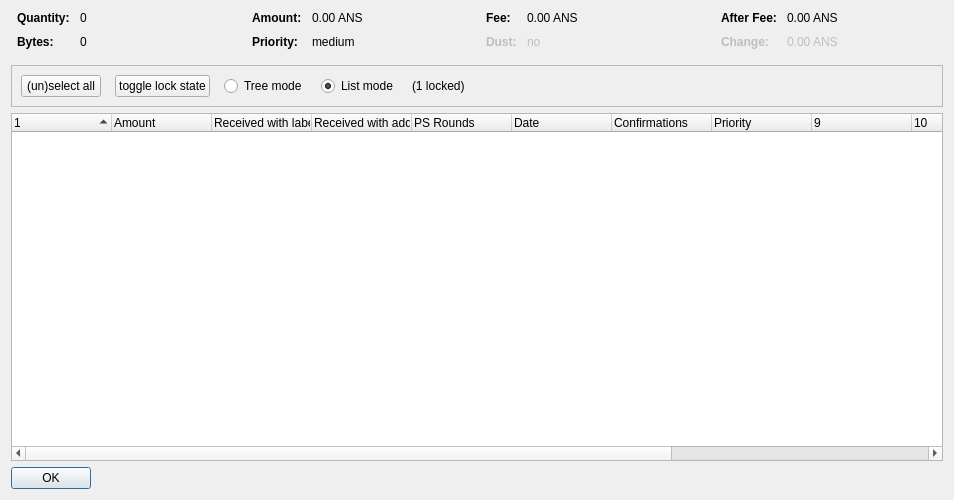
<?xml version="1.0" encoding="UTF-8"?>
<ui version="4.0">
 <class>CoinControlDialog</class>
 <widget class="QDialog" name="CoinControlDialog">
  <property name="geometry">
   <rect>
    <x>0</x>
    <y>0</y>
    <width>954</width>
    <height>500</height>
   </rect>
  </property>
  <property name="windowTitle">
   <string>Coin Selection</string>
  </property>
  <layout class="QVBoxLayout" name="verticalLayout">
   <item>
    <layout class="QHBoxLayout" name="horizontalLayoutTop" stretch="0,0,0,0">
     <property name="topMargin">
      <number>0</number>
     </property>
     <property name="bottomMargin">
      <number>10</number>
     </property>
     <item>
      <layout class="QFormLayout" name="formLayoutCoinControl1">
       <property name="horizontalSpacing">
        <number>10</number>
       </property>
       <property name="verticalSpacing">
        <number>10</number>
       </property>
       <property name="leftMargin">
        <number>6</number>
       </property>
       <property name="rightMargin">
        <number>6</number>
       </property>
       <item row="0" column="0">
        <widget class="QLabel" name="labelCoinControlQuantityText">
         <property name="font">
          <font>
           <weight>75</weight>
           <bold>true</bold>
          </font>
         </property>
         <property name="text">
          <string>Quantity:</string>
         </property>
        </widget>
       </item>
       <item row="0" column="1">
        <widget class="QLabel" name="labelCoinControlQuantity">
         <property name="cursor">
          <cursorShape>IBeamCursor</cursorShape>
         </property>
         <property name="contextMenuPolicy">
          <enum>Qt::ActionsContextMenu</enum>
         </property>
         <property name="text">
          <string notr="true">0</string>
         </property>
         <property name="textInteractionFlags">
          <set>Qt::LinksAccessibleByMouse|Qt::TextSelectableByKeyboard|Qt::TextSelectableByMouse</set>
         </property>
        </widget>
       </item>
       <item row="1" column="0">
        <widget class="QLabel" name="labelCoinControlBytesText">
         <property name="font">
          <font>
           <weight>75</weight>
           <bold>true</bold>
          </font>
         </property>
         <property name="text">
          <string>Bytes:</string>
         </property>
        </widget>
       </item>
       <item row="1" column="1">
        <widget class="QLabel" name="labelCoinControlBytes">
         <property name="cursor">
          <cursorShape>IBeamCursor</cursorShape>
         </property>
         <property name="contextMenuPolicy">
          <enum>Qt::ActionsContextMenu</enum>
         </property>
         <property name="text">
          <string notr="true">0</string>
         </property>
         <property name="textInteractionFlags">
          <set>Qt::LinksAccessibleByMouse|Qt::TextSelectableByKeyboard|Qt::TextSelectableByMouse</set>
         </property>
        </widget>
       </item>
      </layout>
     </item>
     <item>
      <layout class="QFormLayout" name="formLayoutCoinControl2">
       <property name="horizontalSpacing">
        <number>10</number>
       </property>
       <property name="verticalSpacing">
        <number>10</number>
       </property>
       <property name="leftMargin">
        <number>6</number>
       </property>
       <property name="rightMargin">
        <number>6</number>
       </property>
       <item row="0" column="0">
        <widget class="QLabel" name="labelCoinControlAmountText">
         <property name="font">
          <font>
           <weight>75</weight>
           <bold>true</bold>
          </font>
         </property>
         <property name="text">
          <string>Amount:</string>
         </property>
        </widget>
       </item>
       <item row="0" column="1">
        <widget class="QLabel" name="labelCoinControlAmount">
         <property name="cursor">
          <cursorShape>IBeamCursor</cursorShape>
         </property>
         <property name="contextMenuPolicy">
          <enum>Qt::ActionsContextMenu</enum>
         </property>
         <property name="text">
          <string notr="true">0.00 ANS</string>
         </property>
         <property name="textInteractionFlags">
          <set>Qt::LinksAccessibleByMouse|Qt::TextSelectableByKeyboard|Qt::TextSelectableByMouse</set>
         </property>
        </widget>
       </item>
       <item row="1" column="0">
        <widget class="QLabel" name="labelCoinControlPriorityText">
         <property name="font">
          <font>
           <weight>75</weight>
           <bold>true</bold>
          </font>
         </property>
         <property name="text">
          <string>Priority:</string>
         </property>
        </widget>
       </item>
       <item row="1" column="1">
        <widget class="QLabel" name="labelCoinControlPriority">
         <property name="cursor">
          <cursorShape>IBeamCursor</cursorShape>
         </property>
         <property name="contextMenuPolicy">
          <enum>Qt::ActionsContextMenu</enum>
         </property>
         <property name="text">
          <string>medium</string>
         </property>
         <property name="textInteractionFlags">
          <set>Qt::LinksAccessibleByMouse|Qt::TextSelectableByKeyboard|Qt::TextSelectableByMouse</set>
         </property>
        </widget>
       </item>
      </layout>
     </item>
     <item>
      <layout class="QFormLayout" name="formLayoutCoinControl3">
       <property name="horizontalSpacing">
        <number>10</number>
       </property>
       <property name="verticalSpacing">
        <number>10</number>
       </property>
       <property name="leftMargin">
        <number>6</number>
       </property>
       <property name="rightMargin">
        <number>6</number>
       </property>
       <item row="0" column="0">
        <widget class="QLabel" name="labelCoinControlFeeText">
         <property name="font">
          <font>
           <weight>75</weight>
           <bold>true</bold>
          </font>
         </property>
         <property name="text">
          <string>Fee:</string>
         </property>
        </widget>
       </item>
       <item row="0" column="1">
        <widget class="QLabel" name="labelCoinControlFee">
         <property name="cursor">
          <cursorShape>IBeamCursor</cursorShape>
         </property>
         <property name="contextMenuPolicy">
          <enum>Qt::ActionsContextMenu</enum>
         </property>
         <property name="text">
          <string notr="true">0.00 ANS</string>
         </property>
         <property name="textInteractionFlags">
          <set>Qt::LinksAccessibleByMouse|Qt::TextSelectableByKeyboard|Qt::TextSelectableByMouse</set>
         </property>
        </widget>
       </item>
       <item row="1" column="0">
        <widget class="QLabel" name="labelCoinControlLowOutputText">
         <property name="enabled">
          <bool>false</bool>
         </property>
         <property name="font">
          <font>
           <weight>75</weight>
           <bold>true</bold>
          </font>
         </property>
         <property name="text">
          <string>Dust:</string>
         </property>
        </widget>
       </item>
       <item row="1" column="1">
        <widget class="QLabel" name="labelCoinControlLowOutput">
         <property name="enabled">
          <bool>false</bool>
         </property>
         <property name="cursor">
          <cursorShape>IBeamCursor</cursorShape>
         </property>
         <property name="contextMenuPolicy">
          <enum>Qt::ActionsContextMenu</enum>
         </property>
         <property name="text">
          <string>no</string>
         </property>
         <property name="textInteractionFlags">
          <set>Qt::LinksAccessibleByMouse|Qt::TextSelectableByKeyboard|Qt::TextSelectableByMouse</set>
         </property>
        </widget>
       </item>
      </layout>
     </item>
     <item>
      <layout class="QFormLayout" name="formLayoutCoinControl4">
       <property name="horizontalSpacing">
        <number>10</number>
       </property>
       <property name="verticalSpacing">
        <number>10</number>
       </property>
       <property name="leftMargin">
        <number>6</number>
       </property>
       <property name="rightMargin">
        <number>6</number>
       </property>
       <item row="0" column="0">
        <widget class="QLabel" name="labelCoinControlAfterFeeText">
         <property name="font">
          <font>
           <weight>75</weight>
           <bold>true</bold>
          </font>
         </property>
         <property name="text">
          <string>After Fee:</string>
         </property>
        </widget>
       </item>
       <item row="0" column="1">
        <widget class="QLabel" name="labelCoinControlAfterFee">
         <property name="cursor">
          <cursorShape>IBeamCursor</cursorShape>
         </property>
         <property name="contextMenuPolicy">
          <enum>Qt::ActionsContextMenu</enum>
         </property>
         <property name="text">
          <string notr="true">0.00 ANS</string>
         </property>
         <property name="textInteractionFlags">
          <set>Qt::LinksAccessibleByMouse|Qt::TextSelectableByKeyboard|Qt::TextSelectableByMouse</set>
         </property>
        </widget>
       </item>
       <item row="1" column="0">
        <widget class="QLabel" name="labelCoinControlChangeText">
         <property name="enabled">
          <bool>false</bool>
         </property>
         <property name="font">
          <font>
           <weight>75</weight>
           <bold>true</bold>
          </font>
         </property>
         <property name="text">
          <string>Change:</string>
         </property>
        </widget>
       </item>
       <item row="1" column="1">
        <widget class="QLabel" name="labelCoinControlChange">
         <property name="enabled">
          <bool>false</bool>
         </property>
         <property name="cursor">
          <cursorShape>IBeamCursor</cursorShape>
         </property>
         <property name="contextMenuPolicy">
          <enum>Qt::ActionsContextMenu</enum>
         </property>
         <property name="text">
          <string notr="true">0.00 ANS</string>
         </property>
         <property name="textInteractionFlags">
          <set>Qt::LinksAccessibleByMouse|Qt::TextSelectableByKeyboard|Qt::TextSelectableByMouse</set>
         </property>
        </widget>
       </item>
      </layout>
     </item>
    </layout>
   </item>
   <item>
    <widget class="QFrame" name="frame">
     <property name="minimumSize">
      <size>
       <width>0</width>
       <height>40</height>
      </size>
     </property>
     <property name="frameShape">
      <enum>QFrame::StyledPanel</enum>
     </property>
     <property name="frameShadow">
      <enum>QFrame::Sunken</enum>
     </property>
     <layout class="QHBoxLayout" name="horizontalLayout">
      <item>
       <layout class="QHBoxLayout" name="horizontalLayoutPanel" stretch="0,0,0,0,0,0">
        <property name="spacing">
         <number>14</number>
        </property>
        <item>
         <widget class="QPushButton" name="pushButtonSelectAll">
          <property name="sizePolicy">
           <sizepolicy hsizetype="Maximum" vsizetype="Fixed">
            <horstretch>0</horstretch>
            <verstretch>0</verstretch>
           </sizepolicy>
          </property>
          <property name="text">
           <string>(un)select all</string>
          </property>
          <property name="autoDefault">
           <bool>false</bool>
          </property>
         </widget>
        </item>
        <item>
         <widget class="QPushButton" name="pushButtonToggleLock">
          <property name="sizePolicy">
           <sizepolicy hsizetype="Maximum" vsizetype="Fixed">
            <horstretch>0</horstretch>
            <verstretch>0</verstretch>
           </sizepolicy>
          </property>
          <property name="text">
           <string>toggle lock state</string>
          </property>
          <property name="autoDefault">
           <bool>false</bool>
          </property>
         </widget>
        </item>
        <item>
         <widget class="QRadioButton" name="radioTreeMode">
          <property name="sizePolicy">
           <sizepolicy hsizetype="Maximum" vsizetype="Fixed">
            <horstretch>0</horstretch>
            <verstretch>0</verstretch>
           </sizepolicy>
          </property>
          <property name="text">
           <string>Tree mode</string>
          </property>
         </widget>
        </item>
        <item>
         <widget class="QRadioButton" name="radioListMode">
          <property name="sizePolicy">
           <sizepolicy hsizetype="Maximum" vsizetype="Fixed">
            <horstretch>0</horstretch>
            <verstretch>0</verstretch>
           </sizepolicy>
          </property>
          <property name="text">
           <string>List mode</string>
          </property>
          <property name="checked">
           <bool>true</bool>
          </property>
         </widget>
        </item>
        <item>
         <widget class="QLabel" name="labelLocked">
          <property name="text">
           <string>(1 locked)</string>
          </property>
         </widget>
        </item>
        <item>
         <spacer name="horizontalSpacer">
          <property name="orientation">
           <enum>Qt::Horizontal</enum>
          </property>
          <property name="sizeHint" stdset="0">
           <size>
            <width>40</width>
            <height>20</height>
           </size>
          </property>
         </spacer>
        </item>
       </layout>
      </item>
     </layout>
    </widget>
   </item>
   <item>
    <widget class="CoinControlTreeWidget" name="treeWidget">
     <property name="contextMenuPolicy">
      <enum>Qt::CustomContextMenu</enum>
     </property>
     <property name="sortingEnabled">
      <bool>false</bool>
     </property>
     <property name="columnCount">
      <number>13</number>
     </property>
     <attribute name="headerShowSortIndicator" stdset="0">
      <bool>true</bool>
     </attribute>
     <attribute name="headerStretchLastSection">
      <bool>false</bool>
     </attribute>
     <column>
      <property name="text">
       <string/>
      </property>
     </column>
     <column>
      <property name="text">
       <string>Amount</string>
      </property>
     </column>
     <column>
      <property name="text">
       <string>Received with label</string>
      </property>
     </column>
     <column>
      <property name="text">
       <string>Received with address</string>
      </property>
     </column>
     <column>
      <property name="text">
       <string>PS Rounds</string>
      </property>
     </column>
     <column>
      <property name="text">
       <string>Date</string>
      </property>
     </column>
     <column>
      <property name="text">
       <string>Confirmations</string>
      </property>
      <property name="toolTip">
       <string>Confirmed</string>
      </property>
     </column>
     <column>
      <property name="text">
       <string>Priority</string>
      </property>
     </column>
     <column>
      <property name="text">
       <string/>
      </property>
     </column>
     <column>
      <property name="text">
       <string/>
      </property>
     </column>
     <column>
      <property name="text">
       <string/>
      </property>
     </column>
     <column>
      <property name="text">
       <string/>
      </property>
     </column>
     <column>
      <property name="text">
       <string/>
      </property>
     </column>
    </widget>
   </item>
   <item>
    <widget class="QDialogButtonBox" name="buttonBox">
     <property name="sizePolicy">
      <sizepolicy hsizetype="Maximum" vsizetype="Fixed">
       <horstretch>0</horstretch>
       <verstretch>0</verstretch>
      </sizepolicy>
     </property>
     <property name="orientation">
      <enum>Qt::Horizontal</enum>
     </property>
     <property name="standardButtons">
      <set>QDialogButtonBox::Ok</set>
     </property>
    </widget>
   </item>
  </layout>
 </widget>
 <customwidgets>
  <customwidget>
   <class>CoinControlTreeWidget</class>
   <extends>QTreeWidget</extends>
   <header>coincontroltreewidget.h</header>
  </customwidget>
 </customwidgets>
 <resources/>
 <connections/>
</ui>
